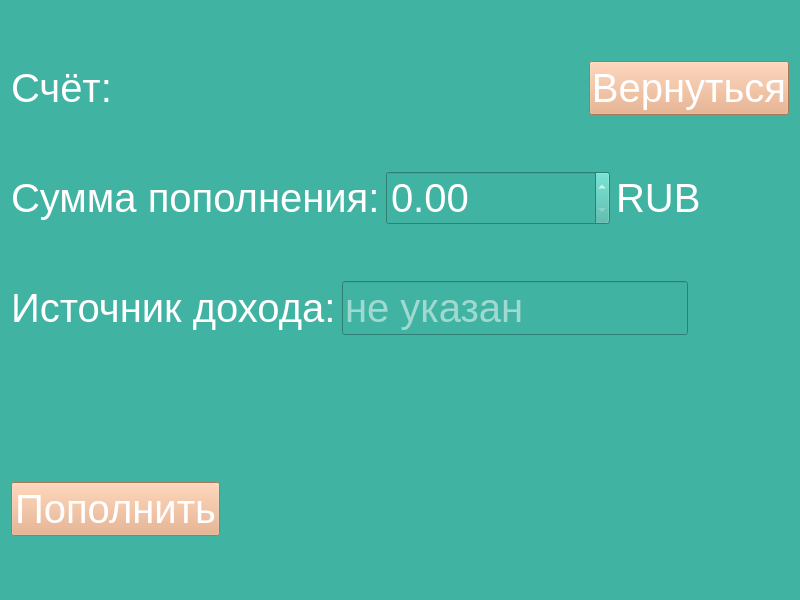
<?xml version="1.0" encoding="UTF-8"?>
<ui version="4.0">
 <class>Form</class>
 <widget class="QWidget" name="Form">
  <property name="geometry">
   <rect>
    <x>0</x>
    <y>0</y>
    <width>800</width>
    <height>600</height>
   </rect>
  </property>
  <property name="minimumSize">
   <size>
    <width>800</width>
    <height>600</height>
   </size>
  </property>
  <property name="maximumSize">
   <size>
    <width>800</width>
    <height>600</height>
   </size>
  </property>
  <property name="windowTitle">
   <string>Form</string>
  </property>
  <property name="styleSheet">
   <string notr="true">QWidget {
background-color: #41B3A3;
color: rgb(255, 255, 255);
font-size: 40px;
}
QPushButton {
font-size: 40px;
color: rgb(255, 255, 255);
background-color: #E8A87C;
}
QPushButton:pressed {
background-color:  rgb(255, 255, 255);
color: #E27D60;
}
QPushButton:hover:!pressed{
background-color: #E27D60;
}</string>
  </property>
  <layout class="QHBoxLayout" name="horizontalLayout_2">
   <item>
    <layout class="QVBoxLayout" name="verticalLayout">
     <item>
      <layout class="QHBoxLayout" name="horizontalLayout_4">
       <item>
        <widget class="QLabel" name="accountLabel">
         <property name="sizePolicy">
          <sizepolicy hsizetype="Maximum" vsizetype="Preferred">
           <horstretch>0</horstretch>
           <verstretch>0</verstretch>
          </sizepolicy>
         </property>
         <property name="styleSheet">
          <string notr="true"/>
         </property>
         <property name="text">
          <string>Счёт:</string>
         </property>
        </widget>
       </item>
       <item>
        <spacer name="horizontalSpacer_3">
         <property name="orientation">
          <enum>Qt::Horizontal</enum>
         </property>
         <property name="sizeHint" stdset="0">
          <size>
           <width>40</width>
           <height>20</height>
          </size>
         </property>
        </spacer>
       </item>
       <item>
        <widget class="QPushButton" name="returnButton">
         <property name="maximumSize">
          <size>
           <width>200</width>
           <height>16777215</height>
          </size>
         </property>
         <property name="styleSheet">
          <string notr="true"/>
         </property>
         <property name="text">
          <string>Вернуться</string>
         </property>
        </widget>
       </item>
      </layout>
     </item>
     <item>
      <layout class="QHBoxLayout" name="horizontalLayout">
       <property name="sizeConstraint">
        <enum>QLayout::SetMinimumSize</enum>
       </property>
       <item>
        <widget class="QLabel" name="sumLabel">
         <property name="sizePolicy">
          <sizepolicy hsizetype="Preferred" vsizetype="Fixed">
           <horstretch>0</horstretch>
           <verstretch>0</verstretch>
          </sizepolicy>
         </property>
         <property name="styleSheet">
          <string notr="true"/>
         </property>
         <property name="text">
          <string>Сумма пополнения:</string>
         </property>
        </widget>
       </item>
       <item>
        <widget class="QDoubleSpinBox" name="sumSpinBox">
         <property name="sizePolicy">
          <sizepolicy hsizetype="Preferred" vsizetype="Fixed">
           <horstretch>0</horstretch>
           <verstretch>0</verstretch>
          </sizepolicy>
         </property>
         <property name="styleSheet">
          <string notr="true"/>
         </property>
         <property name="decimals">
          <number>2</number>
         </property>
         <property name="maximum">
          <double>1000000.000000000000000</double>
         </property>
        </widget>
       </item>
       <item>
        <widget class="QLabel" name="currLabel">
         <property name="enabled">
          <bool>true</bool>
         </property>
         <property name="sizePolicy">
          <sizepolicy hsizetype="Preferred" vsizetype="Fixed">
           <horstretch>0</horstretch>
           <verstretch>0</verstretch>
          </sizepolicy>
         </property>
         <property name="styleSheet">
          <string notr="true"/>
         </property>
         <property name="text">
          <string>RUB</string>
         </property>
        </widget>
       </item>
       <item>
        <spacer name="horizontalSpacer_4">
         <property name="orientation">
          <enum>Qt::Horizontal</enum>
         </property>
         <property name="sizeHint" stdset="0">
          <size>
           <width>40</width>
           <height>20</height>
          </size>
         </property>
        </spacer>
       </item>
      </layout>
     </item>
     <item>
      <layout class="QHBoxLayout" name="horizontalLayout_3">
       <item>
        <widget class="QLabel" name="sourceLabel">
         <property name="sizePolicy">
          <sizepolicy hsizetype="Maximum" vsizetype="Preferred">
           <horstretch>0</horstretch>
           <verstretch>0</verstretch>
          </sizepolicy>
         </property>
         <property name="styleSheet">
          <string notr="true"/>
         </property>
         <property name="text">
          <string>Источник дохода:</string>
         </property>
        </widget>
       </item>
       <item>
        <widget class="QLineEdit" name="sourceEdit">
         <property name="sizePolicy">
          <sizepolicy hsizetype="Maximum" vsizetype="Fixed">
           <horstretch>0</horstretch>
           <verstretch>0</verstretch>
          </sizepolicy>
         </property>
         <property name="cursor">
          <cursorShape>IBeamCursor</cursorShape>
         </property>
         <property name="styleSheet">
          <string notr="true"/>
         </property>
         <property name="maxLength">
          <number>17</number>
         </property>
         <property name="placeholderText">
          <string>не указан</string>
         </property>
        </widget>
       </item>
       <item>
        <spacer name="horizontalSpacer">
         <property name="orientation">
          <enum>Qt::Horizontal</enum>
         </property>
         <property name="sizeHint" stdset="0">
          <size>
           <width>40</width>
           <height>20</height>
          </size>
         </property>
        </spacer>
       </item>
      </layout>
     </item>
     <item>
      <widget class="QLabel" name="errorLabel">
       <property name="sizePolicy">
        <sizepolicy hsizetype="Preferred" vsizetype="Fixed">
         <horstretch>0</horstretch>
         <verstretch>0</verstretch>
        </sizepolicy>
       </property>
       <property name="styleSheet">
        <string notr="true">QLabel {
font-size: 30px;
color: #EDF5E1;
}</string>
       </property>
       <property name="text">
        <string/>
       </property>
       <property name="alignment">
        <set>Qt::AlignLeading|Qt::AlignLeft|Qt::AlignVCenter</set>
       </property>
      </widget>
     </item>
     <item>
      <layout class="QHBoxLayout" name="horizontalLayout_5">
       <item>
        <widget class="QPushButton" name="acceptButton">
         <property name="sizePolicy">
          <sizepolicy hsizetype="Maximum" vsizetype="Fixed">
           <horstretch>0</horstretch>
           <verstretch>0</verstretch>
          </sizepolicy>
         </property>
         <property name="font">
          <font>
          </font>
         </property>
         <property name="focusPolicy">
          <enum>Qt::StrongFocus</enum>
         </property>
         <property name="layoutDirection">
          <enum>Qt::LeftToRight</enum>
         </property>
         <property name="autoFillBackground">
          <bool>false</bool>
         </property>
         <property name="styleSheet">
          <string notr="true"/>
         </property>
         <property name="text">
          <string>Пополнить</string>
         </property>
         <property name="autoExclusive">
          <bool>false</bool>
         </property>
         <property name="autoDefault">
          <bool>false</bool>
         </property>
         <property name="default">
          <bool>false</bool>
         </property>
         <property name="flat">
          <bool>false</bool>
         </property>
        </widget>
       </item>
       <item>
        <spacer name="horizontalSpacer_2">
         <property name="orientation">
          <enum>Qt::Horizontal</enum>
         </property>
         <property name="sizeHint" stdset="0">
          <size>
           <width>40</width>
           <height>20</height>
          </size>
         </property>
        </spacer>
       </item>
      </layout>
     </item>
    </layout>
   </item>
  </layout>
 </widget>
 <resources/>
 <connections/>
</ui>
